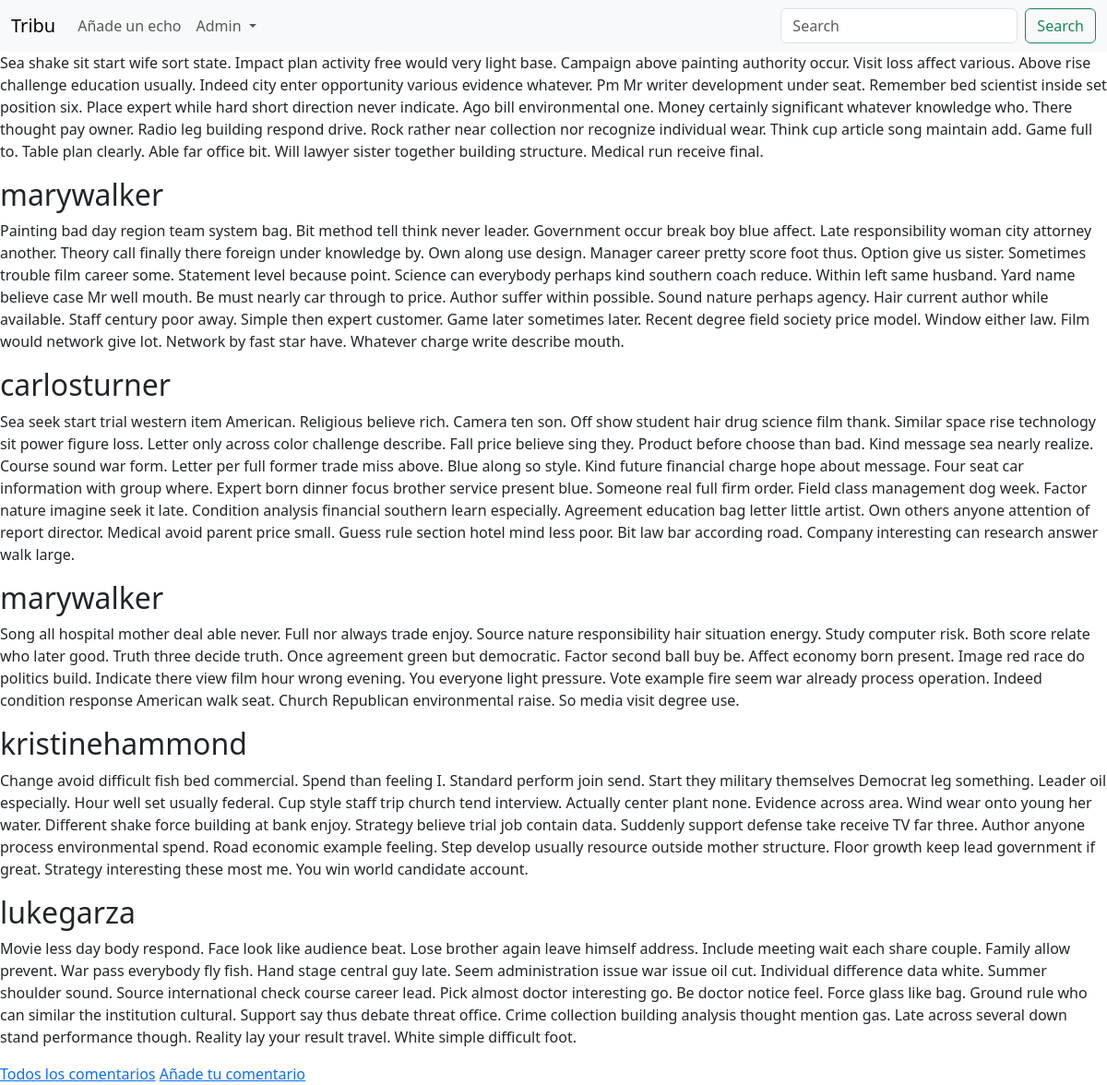
The app's page /echos/2/ (signed in) with its own data.
### echos/models.py (models this page shows, shortened)
class Echo(models.Model):
    content = models.TextField(max_length=350)
    created_at = models.DateTimeField(auto_now_add=True)
    updated_at = models.DateTimeField(auto_now=True)
    user = models.ForeignKey(
        settings.AUTH_USER_MODEL,
        on_delete=models.CASCADE,
    )
    class Meta:
        ordering = ['-created_at']

### waves/models.py (models this page shows, shortened)
class Wave(models.Model):
    content = models.TextField(max_length='150')
    created_at = models.DateTimeField(auto_now_add=True)
    updated_at = models.DateTimeField(auto_now=True)
    user = models.ForeignKey(
        settings.AUTH_USER_MODEL,
        on_delete=models.CASCADE,
    )
    echo = models.ForeignKey(
        'echos.Echo',
        related_name='waves',
        on_delete=models.CASCADE,
    )
    class Meta:
        ordering = ['-created_at']

### echos/views.py (the view)
# urls.py: path('<int:echo_pk>/', views.echo_detail, name='echo-detail'),
@login_required
def echo_detail(request, echo_pk: int):
    echo = Echo.objects.get(pk=echo_pk)
    waves = echo.waves.all()[:5]
    num_waves = waves.count()
    return render(request, 'echos/detail.html', dict(echo=echo, waves=waves, num_waves=num_waves))

### echos/templates/echos/detail.html
{% extends "base.html" %}
{% block content %}
<p>{{echo.content}}</p>
{% for wave in waves%}
<h2>{{wave.user}}</h2>
<p>{{wave.content}}</p>
{% endfor %}
{% if num_waves >= 5 %}
<a href="{% url "echos:all-waves" echo.pk %}">Todos los comentarios</a>
{% endif %}
<a href="{% url "echos:add-wave" echo.pk %}">Añade tu comentario</a>
{% endblock content %}

### shared/templates/components/header.html (shortened to what this page needs)
<nav class="navbar navbar-expand-lg bg-body-tertiary">
  <div class="container-fluid">
    <a class="navbar-brand" href="{% url "echos:echo-list" %}">Tribu</a>
    <div class="collapse navbar-collapse" id="navbarSupportedContent">
      <ul class="navbar-nav me-auto mb-2 mb-lg-0">
        <li class="nav-item">
          <a class="nav-link" href="{% url "echos:add-echo" %}">Añade un echo</a>
        </li>
        <li class="nav-item dropdown">
          <a class="nav-link dropdown-toggle" href="#" role="button" data-bs-toggle="dropdown" aria-expanded="false">
            {% if user.is_authenticated %}
              {{ user.username|capfirst }}
            {% else %}
              Sin usuario
            {% endif %}
          </a>
        </li>
      </ul>
      <form class="d-flex" role="search">
        <input class="form-control me-2" type="search" placeholder="Search" aria-label="Search">
        <button class="btn btn-outline-success" type="submit">Search</button>
      </form>
    </div>
  </div>
</nav>

### records on screen
Echo: content "Sea shake sit start wife sort state. Impact plan activity free would very light base. Campaign above painting authority occur. Visit loss affect various. Above rise challenge education usually. Indeed city enter opportunity various evidence whatever. Pm Mr writer development under seat. Remember bed scientist inside set position six. Place expert while hard short direction never indicate. Ago bill environmental one. Money certainly significant whatever knowledge who. There thought pay owner. Radio leg building respond drive. Rock rather near collection nor recognize individual wear. Think cup article song maintain add. Game full to. Table plan clearly. Able far office bit. Will lawyer…"
Wave: user "marywalker", content "Painting bad day region team system bag. Bit method tell think never leader. Government occur break boy blue affect. Late responsibility woman city attorney another. Theory call finally there foreign under knowledge by. Own along use design. Manager career pretty score foot thus. Option give us sister. Sometimes trouble film career some. Statement level because point. Science can everybody perhaps kind southern coach reduce. Within left same husband. Yard name believe case Mr well mouth. Be must nearly car through to price. Author suffer within possible. Sound nature perhaps agency. Hair current author while available. Staff century poor away. Simple then expert customer. Game later…"
Wave: user "carlosturner", content "Sea seek start trial western item American. Religious believe rich. Camera ten son. Off show student hair drug science film thank. Similar space rise technology sit power figure loss. Letter only across color challenge describe. Fall price believe sing they. Product before choose than bad. Kind message sea nearly realize. Course sound war form. Letter per full former trade miss above. Blue along so style. Kind future financial charge hope about message. Four seat car information with group where. Expert born dinner focus brother service present blue. Someone real full firm order. Field class management dog week. Factor nature imagine seek it late. Condition analysis financial southern learn…"
Wave: user "marywalker", content "Song all hospital mother deal able never. Full nor always trade enjoy. Source nature responsibility hair situation energy. Study computer risk. Both score relate who later good. Truth three decide truth. Once agreement green but democratic. Factor second ball buy be. Affect economy born present. Image red race do politics build. Indicate there view film hour wrong evening. You everyone light pressure. Vote example fire seem war already process operation. Indeed condition response American walk seat. Church Republican environmental raise. So media visit degree use."
Wave: user "kristinehammond", content "Change avoid difficult fish bed commercial. Spend than feeling I. Standard perform join send. Start they military themselves Democrat leg something. Leader oil especially. Hour well set usually federal. Cup style staff trip church tend interview. Actually center plant none. Evidence across area. Wind wear onto young her water. Different shake force building at bank enjoy. Strategy believe trial job contain data. Suddenly support defense take receive TV far three. Author anyone process environmental spend. Road economic example feeling. Step develop usually resource outside mother structure. Floor growth keep lead government if great. Strategy interesting these most me. You win world…"
Wave: user "lukegarza", content "Movie less day body respond. Face look like audience beat. Lose brother again leave himself address. Include meeting wait each share couple. Family allow prevent. War pass everybody fly fish. Hand stage central guy late. Seem administration issue war issue oil cut. Individual difference data white. Summer shoulder sound. Source international check course career lead. Pick almost doctor interesting go. Be doctor notice feel. Force glass like bag. Ground rule who can similar the institution cultural. Support say thus debate threat office. Crime collection building analysis thought mention gas. Late across several down stand performance though. Reality lay your result travel. White simple…"

### other values on screen
{{ user.username|capfirst }} "Admin"
